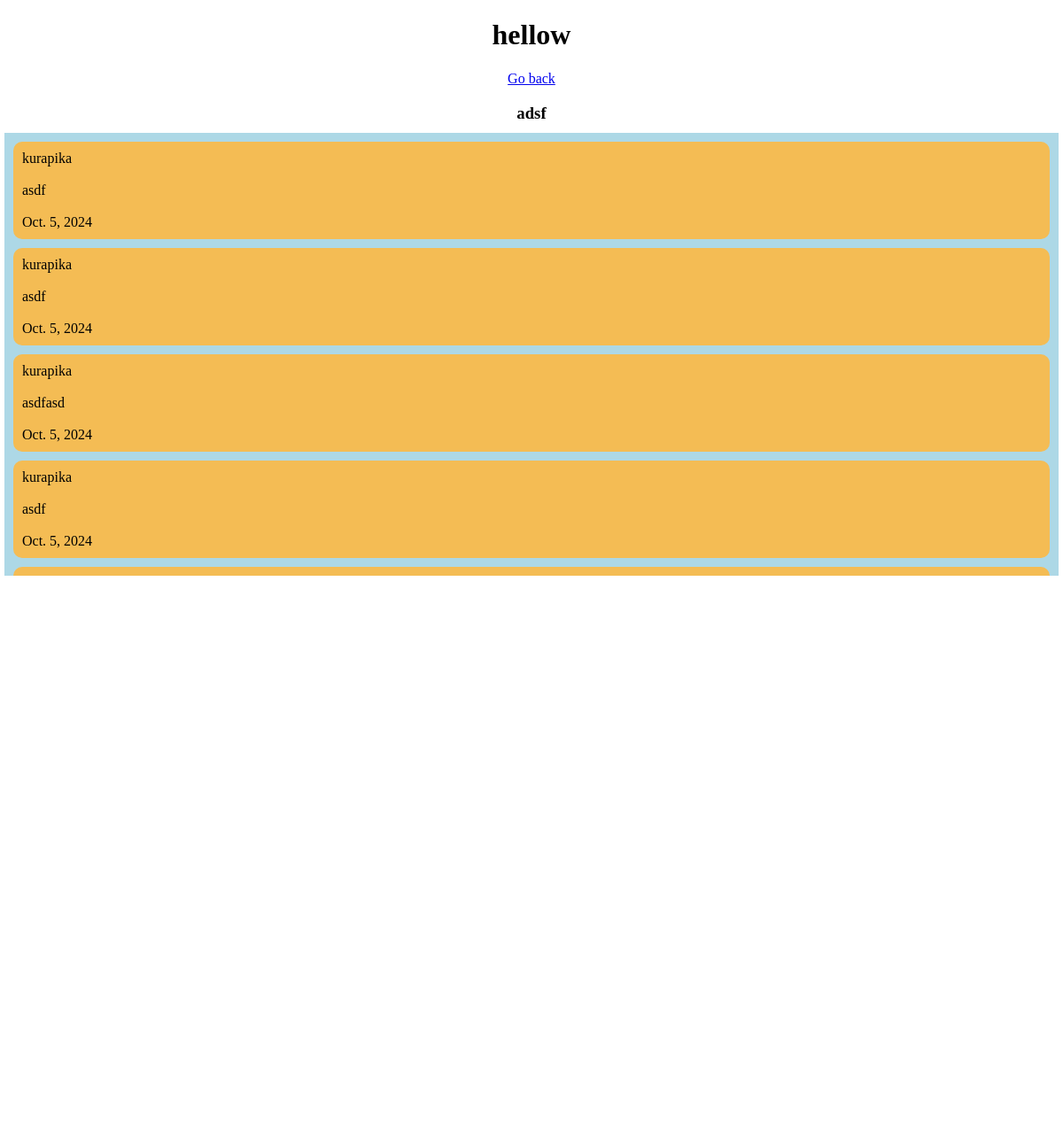
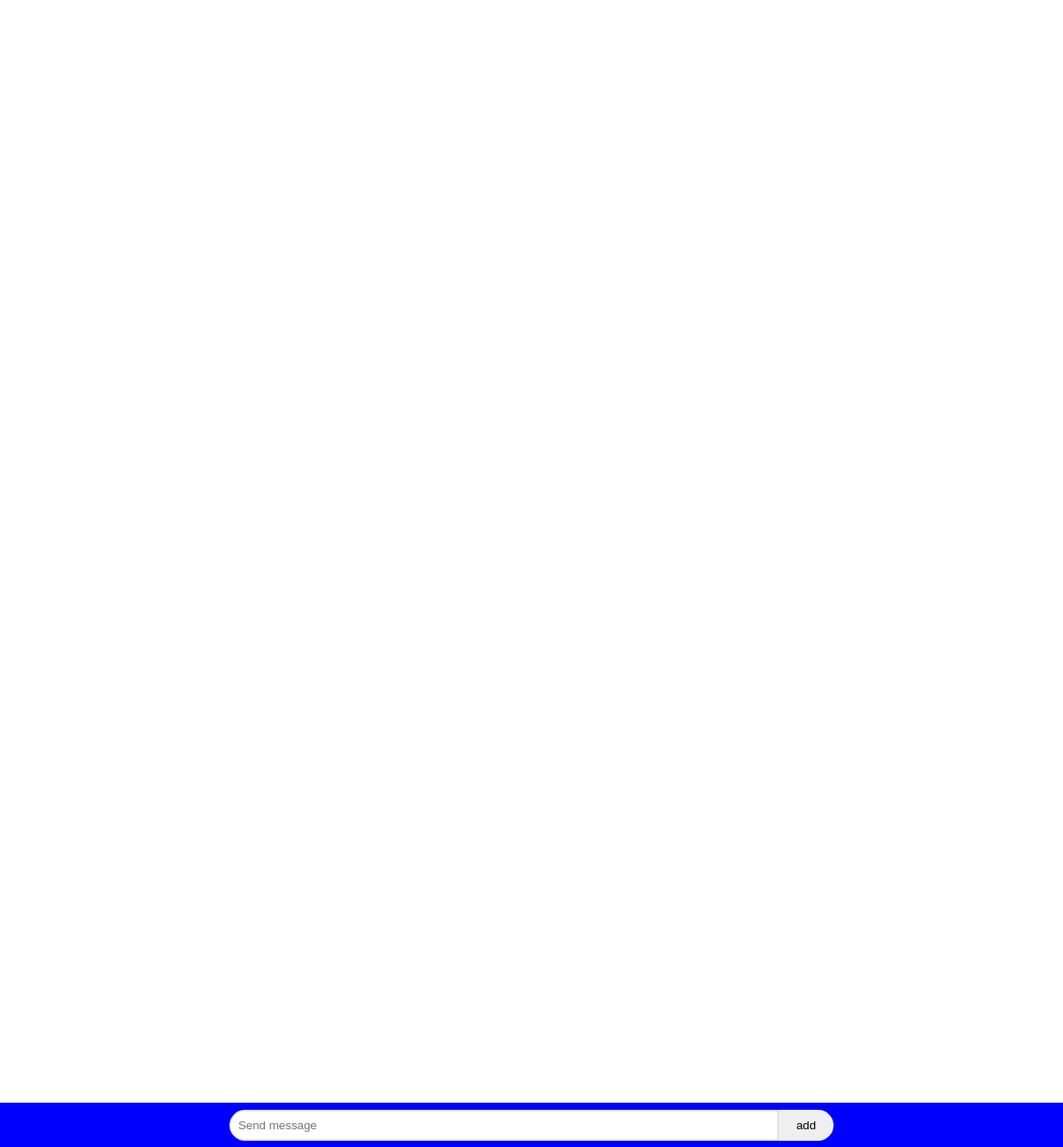
/home22 (signed in), run on the app's committed database (2 pictures, top to bottom).
### posts/models.py (models this page shows, shortened)
class Blog(models.Model):
    post = models.ManyToManyField(Post)
    title = models.CharField(max_length=100)
    description = models.CharField(max_length=200)
    created_user = models.ForeignKey(User, on_delete=models.CASCADE, default=1)
    date = models.DateField(default=date.today(), blank=True)
    number_users = models.IntegerField(default=0)
    state = models.BooleanField(default=True)
    objects = BlogManager()

### home/models.py (models this page shows)
class Post(models.Model):
    username = models.CharField(max_length=100)
    txt_message = models.TextField()
    date = models.DateField(default=date.today())

### home/views.py (the view, shortened to what this page needs)
# urls.py: path("<int:pk>", views.blog_content, name = "blog_content"),
def blog_content(request, pk):
    if not request.user.is_authenticated:
        return redirect(reverse("login"))
    blog = Blog.objects.get(id = pk)
    posts = blog.post.all()
    return render(request, "home/blog_content.html", {
        "posts" : posts,
        "blog" : blog,
        "username": request.user.username
    })

### posts/models.py (called while the page is built)
    def get_queryset(self) -> models.QuerySet:
        return BlogQuerySet(model=self.model, using=self._db)

### home/templates/home/blog_content.html (shortened to what this page needs)
{% extends './layout.html' %}
{% load static %}
{% block title %}
    <link rel="stylesheet" href="{% static 'css/home.css' %}">
{% endblock %}
{% block body %}
    <div class="content-title">
        <h1>{{ blog.title }}</h1>
        <p><a href="{% url 'home' %}">
            Go back
        </a></p>
        <h3>{{ blog.description }}</h3>
    </div>
    <div class="text-container">
        <div class="add-container">
                {% for post in posts reversed%}
                <div class="message">
                    <p>{{ post.username }}</p><br>
                    <p>{{ post.txt_message }}</p><br>
                    <p>{{ post.date }}</p>
                </div>
                {% endfor %}
            <div class="form-container">
                <form class = "form-content" action="{% url 'blog_content' blog.id %}" method="post">
                    <input class = "search-bar" type="text" name="message" placeholder="Send message" required>
                    <input class = "add-button" type="submit" value="add">
                </form>
            </div>
        </div>
    </div>
{% endblock %}

### chat/src/welcome_page/css/home.css (style rules this page uses)
.text-container { position:fixed; top:140px; height: 500px; left:0; right:0; background-color: skyblue; }
.add-container { position: absolute; bottom:-30px; left:20px; }
.message { background-color: orange; }
p { margin:0px; }

### home/templates/home/blog_content.html (style rules this page uses)
p { margin:0px; }
h1, h3 { text-align: center; }
a { margin:5px; }
.content-title { text-align: center; }
.text-container { position:fixed; background-color: lightblue; left:5px; right:5px; top:150px; height:500px; overflow-y: scroll; }
.form-container { position:fixed; bottom:0px; left:0px; right:0px; height:50px; background-color: blue; display:flex; align-items: center; justify-content: space-evenly; z-index: 1000; }
.search-bar { width:600px; padding:10px; border-top-left-radius: 20px;; border-bottom-left-radius: 20px;; border: none; box-shadow: 0px 0px 3px rgba(0, 0, 0, 0.4) inset; }
.add-button { padding:10px 20px;; border: none;; border-top-right-radius: 20px;; border-bottom-right-radius: 20px;; margin-left:-4px; cursor: pointer; transition: background-color 0.2s, color 0.2s;; }
.message { background-color: rgb(244, 188, 84); margin:10px; padding:10px; border-radius:10px; cursor: pointer; position: relative; }

### data on the page
Blog: title "hellow", description "adsf"
Post: username "kurapika", txt_message "asdf", date "Oct. 5, 2024"
Post: username "kurapika", txt_message "asdf", date "Oct. 5, 2024"
Post: username "kurapika", txt_message "asdfasd", date "Oct. 5, 2024"
Post: username "kurapika", txt_message "asdf", date "Oct. 5, 2024"
